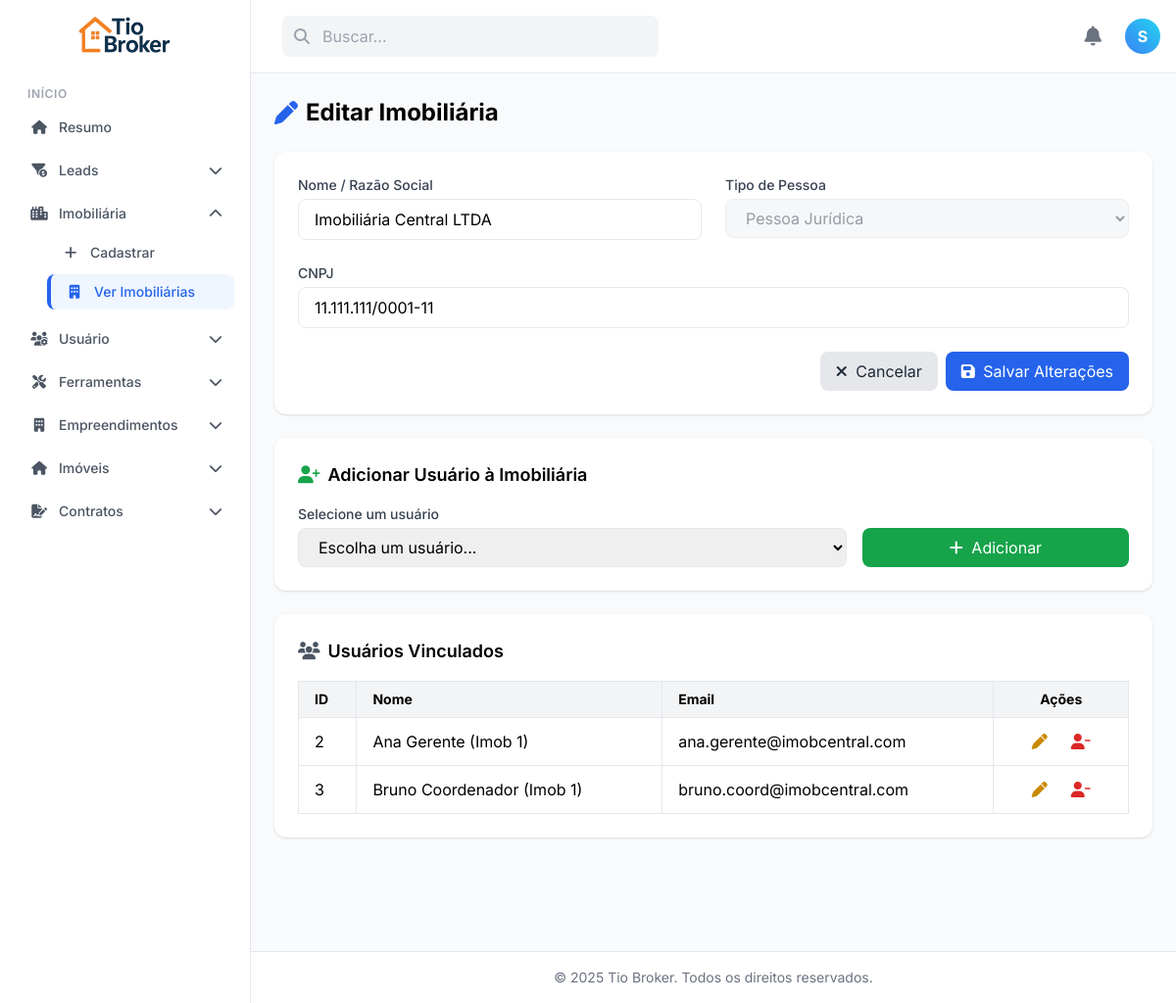
The app's page /views/imobiliarias/editar_imobiliaria.php?id=1 (signed in) with its own data.
### tables this page shows
CREATE TABLE usuario (
    id_usuario INT AUTO_INCREMENT PRIMARY KEY,
    nome VARCHAR(100) NOT NULL,
    email VARCHAR(100) UNIQUE NOT NULL,
    cpf VARCHAR(14) UNIQUE NOT NULL,
    senha VARCHAR(255) NOT NULL,
    creci VARCHAR(20) NULL,
    telefone VARCHAR(20) NOT NULL,
    permissao ENUM(
        'SuperAdmin',
        'Admin',
        'Coordenador',
        'Corretor'
    ) NOT NULL,
    foto TEXT NULL,
    id_imobiliaria INT,
    idioma VARCHAR(10) DEFAULT 'pt-br',
    tema ENUM('light', 'dark') DEFAULT 'light',
    tamanho_fonte VARCHAR(10) DEFAULT 'text-base',
    notificacao_sonora BOOLEAN DEFAULT TRUE,
    notificacao_visual BOOLEAN DEFAULT TRUE,
    narrador BOOLEAN DEFAULT FALSE,
    is_deleted TINYINT(1) NOT NULL DEFAULT 0,
    FOREIGN KEY (id_imobiliaria) REFERENCES imobiliaria (id_imobiliaria) ON DELETE SET NULL
);

CREATE TABLE imobiliaria (
    id_imobiliaria INT AUTO_INCREMENT PRIMARY KEY,
    tipo_pessoa CHAR(1) NOT NULL DEFAULT 'J' COMMENT 'F = Física | J = Jurídica',
    nome VARCHAR(255) NOT NULL,
    cnpj VARCHAR(18) NULL,
    cpf VARCHAR(14) NULL,
    is_deleted TINYINT(1) NOT NULL DEFAULT 0,  
    created_at TIMESTAMP DEFAULT CURRENT_TIMESTAMP,
    updated_at TIMESTAMP DEFAULT CURRENT_TIMESTAMP ON UPDATE CURRENT_TIMESTAMP
);

### views/imobiliarias/editar_imobiliaria.php (called while the page is built, shortened)
<?php
require_once __DIR__ . '/../../config/config.php';
require_once __DIR__ . '/../../models/Imobiliaria.php';
require_once __DIR__ . '/../../models/Usuario.php';
$imobiliariaModel = new Imobiliaria($connection);
$usuarioModel     = new Usuario($connection);
$idImobiliaria = intval($_GET['id'] ?? 0);
$dadosImob     = $imobiliariaModel->buscarPorId($idImobiliaria);
$usuarios = $usuarioModel->listarPorImobiliaria($idImobiliaria);
$stmt = $connection->prepare("
    SELECT id_usuario, nome
    FROM usuario
    WHERE (id_imobiliaria IS NULL OR id_imobiliaria <> ?) AND is_deleted = 0
    ORDER BY nome ASC
");
$stmt->bind_param("i", $idImobiliaria);
$stmt->execute();
$resultDisponiveis = $stmt->get_result();
include '../layout/template_base.php';
?>

### models/Imobiliaria.php (called while the page is built, shortened)
<?php
class Imobiliaria
{
    private $conn;
    public function __construct($conn)
    {
        $this->conn = $conn;
    }
    public function buscarPorId($id)
    {
        $stmt = $this->conn->prepare("SELECT * FROM imobiliaria WHERE id_imobiliaria = ? AND is_deleted = 0");
        $stmt->bind_param("i", $id);
        $stmt->execute();
        return $stmt->get_result()->fetch_assoc();
    }
}

### models/Usuario.php (called while the page is built, shortened)
<?php
class Usuario
{
    private $conn;
    public function __construct($conn)
    {
        $this->conn = $conn;
    }
    public function listarPorImobiliaria($id_imobiliaria)
    {
        $usuarios = [];
        $params = [];
        $types = '';
        $sql = "SELECT id_usuario, nome, email, permissao FROM usuario WHERE is_deleted = 0";
        if ($id_imobiliaria !== null) {
            $sql .= " AND id_imobiliaria = ?";
            $params[] = $id_imobiliaria;
            $types .= 'i';
        }
        $sql .= " ORDER BY nome ASC";
        $stmt = $this->conn->prepare($sql);
        if (!empty($params)) {
            $stmt->bind_param($types, ...$params);
        }
        if (!$stmt->execute()) {
            error_log("Falha na execução (listarPorImobiliaria): " . $stmt->error);
            $stmt->close();
            return [];
        }
        $result = $stmt->get_result();
        while ($row = $result->fetch_assoc()) {
            $usuarios[] = $row;
        }
        return $usuarios;
    }
}

### views/imobiliarias/editar_imobiliaria_content.php (the view, shortened to what this page needs)
<h2 class="text-2xl font-bold mb-6 flex items-center gap-2">
    <i class="fas fa-pen text-blue-600"></i> Editar Imobiliária
</h2>
<div class="bg-white p-6 rounded-xl shadow mb-6">
    <form action="../../controllers/ImobiliariaController.php" method="POST">
        <div class="grid grid-cols-1 md:grid-cols-2 gap-6">
            <div>
                <label for="nome" class="block text-sm font-medium text-gray-700 mb-1">Nome / Razão Social</label>
                <input type="text" name="nome" id="nome" value="<?= htmlspecialchars($dadosImob['nome']) ?>" required
                    class="w-full px-4 py-2 border rounded-lg focus:outline-none focus:ring-2 focus:ring-blue-400">
            </div>
            <div>
                <label for="tipo_pessoa" class="block text-sm font-medium text-gray-700 mb-1">Tipo de Pessoa</label>
                <select id="tipo_pessoa" class="w-full px-4 py-2 border rounded-lg bg-gray-100 text-gray-500 cursor-not-allowed" disabled>
                    <option value="J" <?= $dadosImob['tipo_pessoa'] == 'J' ? 'selected' : '' ?>>Pessoa Jurídica</option>
                </select>
            </div>
            <div class="md:col-span-2">
                <label id="label_documento" for="documento" class="block text-sm font-medium text-gray-700 mb-1">
                </label>
                <input type="text" name="documento" id="documento" required
                    value="<?= htmlspecialchars($dadosImob['cpf'] ?? $dadosImob['cnpj'] ?? '') ?>"
                    onkeypress="apenasNumeros(event)"
                    oninput="formatarDocumento(this, '<?= $dadosImob['tipo_pessoa'] ?>')"
                    class="w-full px-4 py-2 border rounded-lg focus:outline-none focus:ring-2 focus:ring-blue-400">
            </div>
        </div>
        <div class="mt-6 flex justify-end gap-2">
            <a href="listar_imobiliaria.php" class="px-4 py-2 bg-gray-200 text-gray-800 rounded-lg hover:bg-gray-300">
                <i class="fas fa-times mr-1"></i> Cancelar
            </a>
            <button type="submit" class="px-4 py-2 bg-blue-600 text-white rounded-lg hover:bg-blue-700">
                <i class="fas fa-save mr-1"></i> Salvar Alterações
            </button>
        </div>
    </form>
</div>
<div class="bg-white p-6 rounded-xl shadow mb-6">
    <h3 class="text-lg font-semibold mb-4 flex items-center gap-2">
        <i class="fas fa-user-plus text-green-600"></i> Adicionar Usuário à Imobiliária
    </h3>
    <?php if (!empty($usuariosDisponiveis)): ?>
        <form action="../../controllers/UsuarioController.php" method="GET" class="grid md:grid-cols-3 gap-4 items-end">
            <div class="md:col-span-2">
                <label for="selectUsuario" class="block text-sm font-medium text-gray-700 mb-1">Selecione um usuário</label>
                <select id="selectUsuario" name="incluirUsuario" class="w-full px-4 py-2 border rounded-lg focus:outline-none focus:ring-2 focus:ring-blue-400" required>
                    <option value="" disabled selected>Escolha um usuário...</option>
                </select>
            </div>
            <div>
                <button type="submit" class="w-full px-4 py-2 bg-green-600 text-white rounded-lg hover:bg-green-700">
                    <i class="fas fa-plus mr-1"></i> Adicionar
                </button>
            </div>
        </form>
    <?php else: ?>
        <p class="text-gray-500">Nenhum usuário disponível para vincular.</p>
    <?php endif; ?>
</div>
<div class="bg-white p-6 rounded-xl shadow">
    <h3 class="text-lg font-semibold mb-4 flex items-center gap-2">
        <i class="fas fa-users text-gray-600"></i> Usuários Vinculados
    </h3>
    <?php if (!empty($usuarios)): ?>
        <div class="overflow-x-auto">
            <table class="min-w-full table-auto border">
                <thead class="bg-gray-100 text-sm">
                    <tr>
                        <th class="text-left px-4 py-2 border">ID</th>
                        <th class="text-left px-4 py-2 border">Nome</th>
                        <th class="text-left px-4 py-2 border">Email</th>
                        <th class="text-center px-4 py-2 border">Ações</th>
                    </tr>
                </thead>
                <tbody>
                    <?php foreach ($usuarios as $user): ?>
                        <tr>
                            <td class="px-4 py-2 border"><?= $user['id_usuario'] ?></td>
                            <td class="px-4 py-2 border"><?= htmlspecialchars($user['nome']) ?></td>
                            <td class="px-4 py-2 border"><?= htmlspecialchars($user['email']) ?></td>
                            <td class="px-4 py-2 border text-center">
                                <div class="flex justify-center gap-2">
                                    <a href="../usuarios/editar.php?id=<?= $user['id_usuario'] ?>" class="px-2 py-1 text-yellow-600 hover:text-yellow-800" title="Editar Usuário">
                                        <i class="fas fa-pen"></i>
                                    </a>
                                    <a href="../../controllers/UsuarioController.php?removerImobiliaria=<?= $user['id_usuario'] ?>&idImobiliaria=<?= $idImobiliaria ?>" class="px-2 py-1 text-red-600 hover:text-red-800 btn-remover-usuario" title="Remover da Imobiliária">
                                        <i class="fas fa-user-minus"></i>
                                    </a>
                                </div>
                            </td>
                        </tr>
                    <?php endforeach; ?>
                </tbody>
            </table>
        </div>
    <?php else: ?>
        <p class="text-gray-500">Nenhum usuário vinculado.</p>
    <?php endif; ?>
</div>

### views/layout/header.php (shortened to what this page needs)
<?php
$usuarioLogado = $_SESSION['usuario'] ?? ['nome' => 'Usuário', 'email' => 'exemplo@email.com'];
$primeiroNome = explode(' ', trim($usuarioLogado['nome']))[0] ?? 'Usuário';
$primeiraLetra = strtoupper(substr($primeiroNome, 0, 1));
$fotoPerfil = $usuarioLogado['foto'] ?? null;
$temFoto = !empty($fotoPerfil);
$caminhoFoto = $temFoto ? BASE_URL . ltrim(str_replace('../', '', $fotoPerfil), '/') : '';
?>
<header class="flex items-center justify-between p-4 bg-white border-b border-gray-200">
    <div class="flex items-center space-x-4">
        <div class="relative hidden md:block">
            <i class="fas fa-search absolute left-3 top-1/2 -translate-y-1/2 text-gray-400"></i>
            <input type="text" data-i18n="header.search" placeholder="Buscar..." class="w-64 lg:w-96 pl-10 pr-4 py-2 bg-gray-100 border border-transparent rounded-lg focus:outline-none focus:ring-2 focus:ring-blue-500 focus:bg-white transition">
        </div>
    </div>
    <div class="flex items-center space-x-6">
        <div class="relative">
            <button id="notification-btn" class="text-gray-500 hover:text-blue-500">
                <i class="fas fa-bell text-xl"></i>
            </button>
        </div>
        <div class="relative">
            <button id="profile-btn" class="flex items-center space-x-2 cursor-pointer">
                <?php if ($temFoto): ?>
                    <img src="<?= htmlspecialchars($caminhoFoto) ?>" alt="Avatar" class="w-9 h-9 rounded-full object-cover bg-gray-200" onerror="this.style.display='none'; this.nextElementSibling.classList.remove('hidden');">
                    <div class="hidden w-9 h-9 rounded-full bg-gradient-to-tr from-blue-500 to-cyan-400 text-white flex items-center justify-center font-bold"><?= $primeiraLetra ?></div>
                <?php else: ?>
                    <div class="w-9 h-9 rounded-full bg-gradient-to-tr from-blue-500 to-cyan-400 text-white flex items-center justify-center font-bold"><?= $primeiraLetra ?></div>
                <?php endif; ?>
            </button>
        </div>
    </div>
</header>

### views/layout/template_base.php (style rules this page uses)
body { font-family: 'Inter', sans-serif; background-color: #f8fafc; }

### records on screen
usuario: nome "S"
imobiliaria: nome "Imobiliária Central LTDA", tipo_pessoa "Pessoa Jurídica", documento "11.111.111/0001-11"
usuario: id_usuario "2", nome "Ana Gerente (Imob 1)", email "ana.gerente@imobcentral.com"
usuario: id_usuario "3", nome "Bruno Coordenador (Imob 1)", email "bruno.coord@imobcentral.com"
